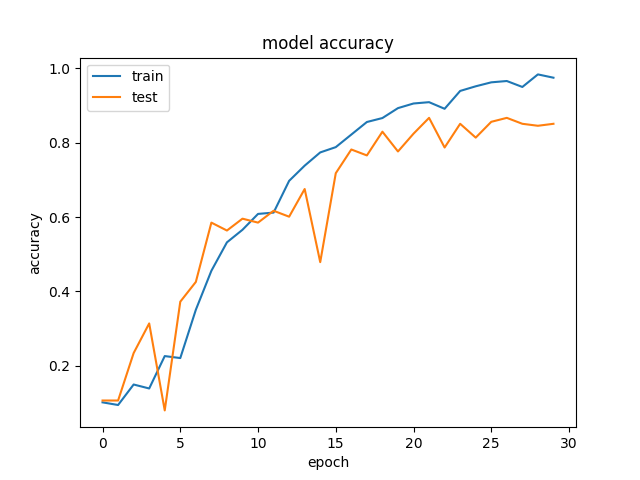
#> input picture CNN/Adaptive1acc.png, 640 x 480 px, given in place of the camera
$ python temp.py
#> lines starting #> are read from the running program, lines starting #| are printed output that depends on the picture; after the words box and inside, x2 and y2 are one past the last pixel; in counts of white or black regions, pixels touching at a corner belong together
### CNN/cnnFilters.py
# -*- coding: utf-8 -*-
"""
Created on Mon Jan 22 23:27:18 2018

@author: abhi
"""
import cv2

removeBGModel = cv2.createBackgroundSubtractorMOG2()
#remove background
def removeBG(frame):

    global removeBGModel
    fgmask = removeBGModel.apply(frame)
    res = cv2.bitwise_and(frame, frame, mask=fgmask)
    return res

#binary mask is borrowed from
def adaptiveThresholdMode(frame, x0, y0, width, height ):

    cv2.rectangle(frame, (x0,y0),(x0+width,y0+height),(0,255,0),1)
    roi = frame[y0:y0+height, x0:x0+width]
    gray = cv2.cvtColor(roi, cv2.COLOR_BGR2GRAY)
    blur = cv2.GaussianBlur(gray,(5,5),2)
    res = cv2.adaptiveThreshold(blur,255,cv2.ADAPTIVE_THRESH_GAUSSIAN_C,cv2.THRESH_BINARY_INV,11,2)
    return res

def backgroundremovalMode(frame, x0, y0, width, height ):

    cv2.rectangle(frame, (x0,y0),(x0+width,y0+height),(0,255,0),1)
    roi = frame[y0:y0+height, x0:x0+width]
    #remove background
    roi = removeBG(roi)
    gray = cv2.cvtColor(roi, cv2.COLOR_BGR2GRAY)
    blur = cv2.GaussianBlur(gray,(5,5),2)
    res = cv2.adaptiveThreshold(blur,255,cv2.ADAPTIVE_THRESH_GAUSSIAN_C,cv2.THRESH_BINARY_INV,11,2)
    return res

def noFilterMode(frame, x0, y0, width, height ):

    cv2.rectangle(frame, (x0,y0),(x0+width,y0+height),(0,255,0),1)
    roi = frame[y0:y0+height, x0:x0+width]
    return roi


### CNN/temp.py
# -*- coding: utf-8 -*-
"""
Created on Thu Jan 25 01:09:23 2018

@author: abhi
"""

# -*- coding: utf-8 -*-
"""
Created on Sun Jan 21 16:55:41 2018

@author: abhi
"""

import cv2
import cnnPredict
import cnnFilters
import cnnTrain
import cnnModel
import cnnCreateDataSet
import time
import os

x0 = 400
y0 = 200
height = 200
width = 200
isBgModeOn = 0
isAdaptiveThresholdMode = True
roi = None
isPredictionMode = False
model= None
menu = "\n c-Change Filter\n p-Predict Sign\n n-Save ROI in data set \n q-Close ROI Window \n w-Move ROI Upside\n s-Move ROI Downside\n a-Move ROI Rightside\n d-Move ROI Leftside\n ESC-exit\n"

#remove background

def Main():
    global isAdaptiveThresholdMode, isBgModeOn,x0,y0,roi,isPredictionMode,model,menu
    '''
    path = './NoFilterModeDataSet'
    listing = os.listdir(path)
    dataset = []
    for name in listing:
        from scipy.ndimage import imread
        image2 = imread(path+"/"+name)
        #image2.reshape(200,200,1)
        x,y,z = image2.shape
        if(x!=200 or y!=200):
                os.remove(path+"/"+name)
                print(name)
    '''
    isQuit=0
    cap = cv2.VideoCapture(0)
    ret = cap.set(3,640)
    ret = cap.set(4,480)
    i=0
    j=0
    signnamearray = ["Aboard", "Baby", "Bowl","Friend"," House" ,"IorMe","Money","Opposite","Prisoner","You"]
    cv2.namedWindow('Original', cv2.WINDOW_NORMAL)
    while(True):
        ret, frame = cap.read()
        #invert frame
        frame = cv2.flip(frame, 3)

        roi1 = cnnFilters.adaptiveThresholdMode(frame, x0, y0, width, height)
        roi2 = cnnFilters.backgroundremovalMode(frame, x0, y0, width, height)
        roi3 = cnnFilters.noFilterMode(frame, x0, y0, width, height)
        cv2.imshow('Sign Language Detactor',frame)

        if not isQuit:
            cv2.imshow('ROI1', roi1)
            cv2.imshow('ROI2', roi2)
            cv2.imshow('ROI3', roi3)


        key = cv2.waitKey(10) & 0xff

        if key == ord('n'):

            #signname = input("Enter a sign name \n")
            signname = signnamearray[i]
            path1="./AdaptiveThresholdModeDataSet/"
            path2="./BackgroundRemovalModeDataSet/"
            path3="./NoFilterModeDataSet/"
            ts = int(time.time())
            name = signname + str(ts)
            print ("creating image...")
            cv2.imwrite(path1+name + str(j) + "1.png", roi1)
            cv2.imwrite(path2+name + str(j) + "2.png", roi2)
            cv2.imwrite(path3+name + str(j) + "3.png", roi3)
            print ("created image: "+str(signname)+ " " + str(j) + " for word " + str(signname))
            j=j+1
            if(j==10):
              i=i+1
              j=0
              duration = 1  # second
              freq = 440  # Hz
              os.system('spd-say "Change The Gesture"')
              print("next gesture is: " + str(signnamearray[i]))
              if(i==10):
                  break
            time.sleep(0.04 )
        elif key == ord('q'):
             isQuit = not isQuit
        elif key == ord('w'):
            y0 = y0 - 5
        elif key == ord('s'):
            y0 = y0 + 5
        elif key == ord('a'):
            x0 = x0 - 5
        elif key == ord('d'):
            x0 = x0 + 5
        elif key == 27:
            break;
    cap.release()
    cv2.destroyAllWindows()


if __name__ == "__main__":
    Main()
#> in Main, frame is the input picture: shape (480, 640, 3); mean B, G, R 250, 250.5, 251
#> in Main, `frame = cv2.flip(frame, 3)`:
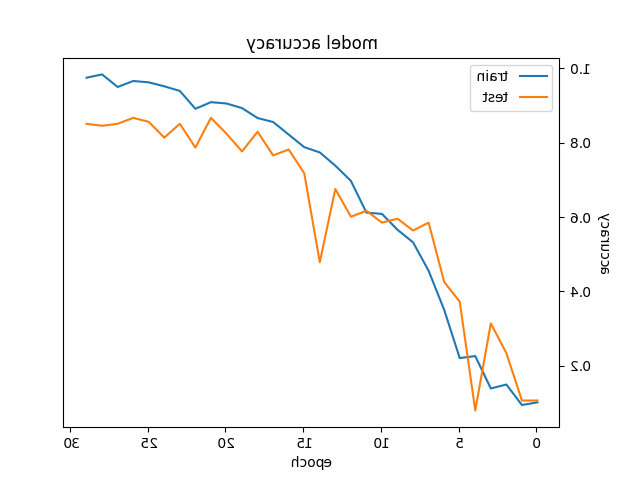
#> frame: shape (480, 640, 3); mean B, G, R 250, 250.5, 251
#> in adaptiveThresholdMode, `cv2.rectangle(frame, (x0,y0),(x0+width,y0+height),(0,255,0),1)`:
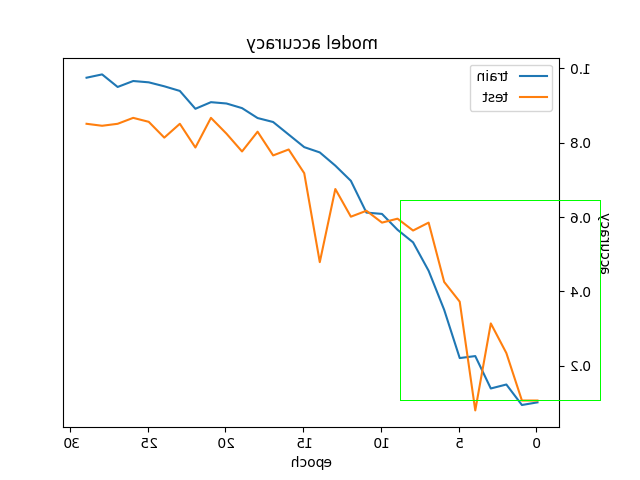
#> frame: shape (480, 640, 3); 0.26% of pixels changed, all inside (x1, y1, x2, y2) = (400, 200, 601, 401)
#> in adaptiveThresholdMode, `roi = frame[y0:y0+height, x0:x0+width]`:
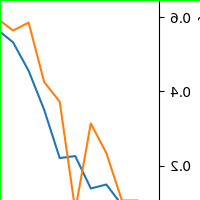
#> roi: shape (200, 200, 3); mean B, G, R 244.1, 248.2, 247.2
#> in adaptiveThresholdMode, `gray = cv2.cvtColor(roi, cv2.COLOR_BGR2GRAY)`:
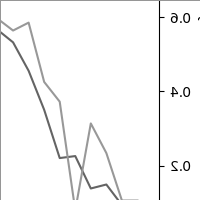
#> gray: shape (200, 200); min 0, max 255, mean 247.4
#> in adaptiveThresholdMode, `blur = cv2.GaussianBlur(gray,(5,5),2)`:
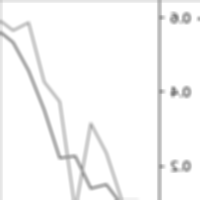
#> blur: shape (200, 200); min 124, max 255, mean 247.8
#> in adaptiveThresholdMode, `res = cv2.adaptiveThreshold(blur,255,cv2.ADAPTIVE_THRESH_GAUSSIAN_C,cv..`:
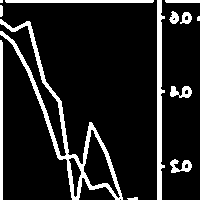
#> res: shape (200, 200); 12.4% white; 13 white regions (2 under 20 px), largest, box (x1, y1, x2, y2) and area: (0, 19, 123, 200) 2311, (157, 0, 165, 200) 1015, (0, 40, 3, 200) 478
#> in removeBG, `fgmask = removeBGModel.apply(frame)`:
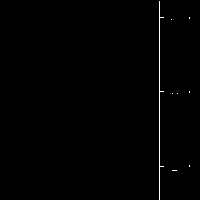
#> fgmask: shape (200, 200); values 127 (black) and 255 (white), 0.56% white in thin lines or dots, all inside (x1, y1, x2, y2) = (159, 1, 190, 200)
#> (key q is pressed here)

$ run again, on CNN/adaptive1loss.png
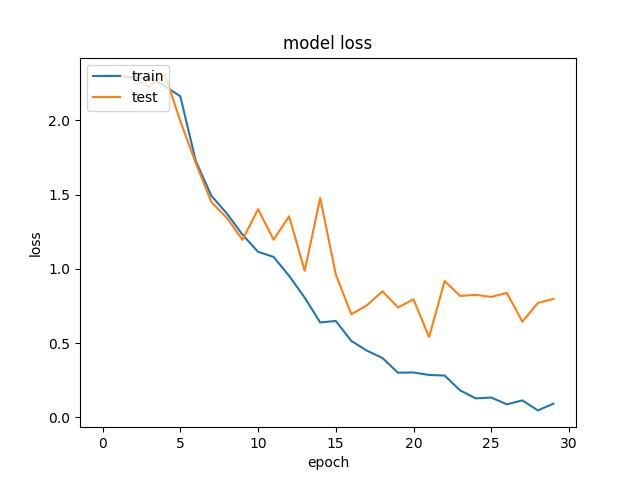
#> input picture CNN/adaptive1loss.png, 640 x 480 px, given in place of the camera
#> in Main, frame is the input picture: shape (480, 640, 3); mean B, G, R 250.5, 250.9, 251.3
#> in adaptiveThresholdMode, `blur = cv2.GaussianBlur(gray,(5,5),2)`:
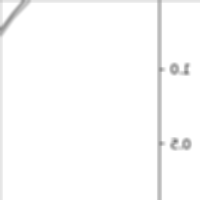
#> blur: shape (200, 200); min 127, max 255, mean 251.6
#> in adaptiveThresholdMode, `res = cv2.adaptiveThreshold(blur,255,cv2.ADAPTIVE_THRESH_GAUSSIAN_C,cv..`:
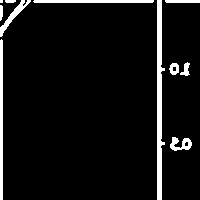
#> res: shape (200, 200); 6.5% white; 11 white regions (1 under 20 px), largest, box (x1, y1, x2, y2) and area: (157, 0, 165, 200) 1010, (0, 39, 3, 200) 481, (33, 0, 154, 3) 360
#> fgmask: shape (200, 200); values 127 (black) and 255 (white), 0.58% white in thin lines or dots, all inside (x1, y1, x2, y2) = (159, 1, 190, 200)
